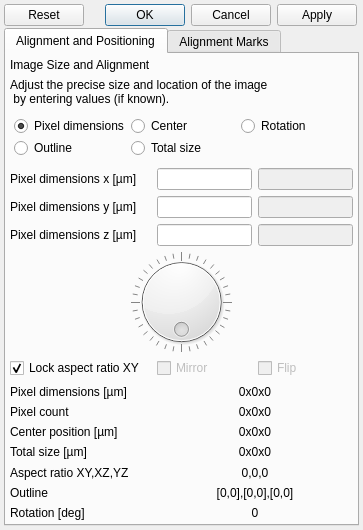
<?xml version="1.0" encoding="UTF-8"?>
<ui version="4.0">
 <class>util_geometry</class>
 <widget class="QDialog" name="util_geometry">
  <property name="geometry">
   <rect>
    <x>0</x>
    <y>0</y>
    <width>363</width>
    <height>529</height>
   </rect>
  </property>
  <property name="windowTitle">
   <string>Position and size</string>
  </property>
  <layout class="QGridLayout" name="gridLayout">
   <property name="margin">
    <number>4</number>
   </property>
   <property name="spacing">
    <number>2</number>
   </property>
   <item row="0" column="0">
    <widget class="QDialogButtonBox" name="buttonBox_aspect">
     <property name="orientation">
      <enum>Qt::Horizontal</enum>
     </property>
     <property name="standardButtons">
      <set>QDialogButtonBox::Apply|QDialogButtonBox::Cancel|QDialogButtonBox::Ok|QDialogButtonBox::Reset</set>
     </property>
    </widget>
   </item>
   <item row="4" column="0" colspan="2">
    <widget class="QTabWidget" name="tabWidget">
     <property name="enabled">
      <bool>true</bool>
     </property>
     <property name="currentIndex">
      <number>0</number>
     </property>
     <widget class="QWidget" name="tab">
      <attribute name="title">
       <string>Alignment and Positioning</string>
      </attribute>
      <layout class="QGridLayout" name="gridLayout_2">
       <property name="margin">
        <number>4</number>
       </property>
       <property name="spacing">
        <number>6</number>
       </property>
       <item row="2" column="0" colspan="3">
        <layout class="QGridLayout" name="gridLayout_4">
         <property name="margin">
          <number>4</number>
         </property>
         <property name="spacing">
          <number>2</number>
         </property>
         <item row="1" column="0">
          <widget class="QRadioButton" name="rb_outline">
           <property name="text">
            <string>Outline</string>
           </property>
           <property name="checked">
            <bool>false</bool>
           </property>
          </widget>
         </item>
         <item row="1" column="1">
          <widget class="QRadioButton" name="rb_totdim">
           <property name="text">
            <string>Total size</string>
           </property>
          </widget>
         </item>
         <item row="0" column="0">
          <widget class="QRadioButton" name="rb_pixdim">
           <property name="text">
            <string>Pixel dimensions</string>
           </property>
           <property name="checked">
            <bool>true</bool>
           </property>
          </widget>
         </item>
         <item row="0" column="1">
          <widget class="QRadioButton" name="rb_center">
           <property name="text">
            <string>Center</string>
           </property>
          </widget>
         </item>
         <item row="0" column="2">
          <widget class="QRadioButton" name="rb_rotation">
           <property name="text">
            <string>Rotation</string>
           </property>
          </widget>
         </item>
        </layout>
       </item>
       <item row="1" column="0" colspan="3">
        <widget class="QLabel" name="label_9">
         <property name="text">
          <string>Adjust the precise size and location of the image
 by entering values (if known).</string>
         </property>
        </widget>
       </item>
       <item row="0" column="0">
        <widget class="QLabel" name="label_8">
         <property name="text">
          <string>Image Size and Alignment</string>
         </property>
        </widget>
       </item>
       <item row="7" column="1">
        <widget class="QCheckBox" name="cb_mirror">
         <property name="enabled">
          <bool>false</bool>
         </property>
         <property name="text">
          <string>Mirror</string>
         </property>
        </widget>
       </item>
       <item row="14" column="1" colspan="2">
        <widget class="QLabel" name="lbl_rot">
         <property name="text">
          <string>0</string>
         </property>
         <property name="alignment">
          <set>Qt::AlignCenter</set>
         </property>
        </widget>
       </item>
       <item row="11" column="0">
        <widget class="QLabel" name="label_5">
         <property name="text">
          <string>Total size [µm]</string>
         </property>
        </widget>
       </item>
       <item row="14" column="0">
        <widget class="QLabel" name="label_3">
         <property name="text">
          <string>Rotation [deg]</string>
         </property>
        </widget>
       </item>
       <item row="5" column="2">
        <widget class="QLineEdit" name="ent_unitz">
         <property name="enabled">
          <bool>false</bool>
         </property>
        </widget>
       </item>
       <item row="5" column="0">
        <widget class="QLabel" name="lbl_box_z">
         <property name="text">
          <string>Pixel dimensions z [µm]</string>
         </property>
        </widget>
       </item>
       <item row="10" column="0">
        <widget class="QLabel" name="label_2">
         <property name="text">
          <string>Center position [µm]</string>
         </property>
        </widget>
       </item>
       <item row="12" column="1" colspan="2">
        <widget class="QLabel" name="lbl_aspect_ratio">
         <property name="text">
          <string>0,0,0</string>
         </property>
         <property name="alignment">
          <set>Qt::AlignCenter</set>
         </property>
        </widget>
       </item>
       <item row="4" column="0">
        <widget class="QLabel" name="lbl_box_y">
         <property name="text">
          <string>Pixel dimensions y [µm]</string>
         </property>
        </widget>
       </item>
       <item row="13" column="0">
        <widget class="QLabel" name="label_7">
         <property name="text">
          <string>Outline</string>
         </property>
        </widget>
       </item>
       <item row="10" column="1" colspan="2">
        <widget class="QLabel" name="lbl_center_pos">
         <property name="text">
          <string>0x0x0</string>
         </property>
         <property name="alignment">
          <set>Qt::AlignCenter</set>
         </property>
        </widget>
       </item>
       <item row="13" column="1" colspan="2">
        <widget class="QLabel" name="lbl_outline">
         <property name="text">
          <string>[0,0],[0,0],[0,0]</string>
         </property>
         <property name="alignment">
          <set>Qt::AlignCenter</set>
         </property>
        </widget>
       </item>
       <item row="9" column="0">
        <widget class="QLabel" name="label_4">
         <property name="text">
          <string>Pixel count</string>
         </property>
        </widget>
       </item>
       <item row="8" column="1" colspan="2">
        <widget class="QLabel" name="lbl_pixdim">
         <property name="text">
          <string>0x0x0</string>
         </property>
         <property name="alignment">
          <set>Qt::AlignCenter</set>
         </property>
        </widget>
       </item>
       <item row="9" column="1" colspan="2">
        <widget class="QLabel" name="lbl_pixcount">
         <property name="text">
          <string>0x0x0</string>
         </property>
         <property name="alignment">
          <set>Qt::AlignCenter</set>
         </property>
        </widget>
       </item>
       <item row="5" column="1">
        <widget class="QLineEdit" name="ent_dimz"/>
       </item>
       <item row="4" column="1">
        <widget class="QLineEdit" name="ent_dimy"/>
       </item>
       <item row="7" column="2">
        <widget class="QCheckBox" name="cb_flip">
         <property name="enabled">
          <bool>false</bool>
         </property>
         <property name="text">
          <string>Flip</string>
         </property>
        </widget>
       </item>
       <item row="11" column="1" colspan="2">
        <widget class="QLabel" name="lbl_totdim">
         <property name="text">
          <string>0x0x0</string>
         </property>
         <property name="alignment">
          <set>Qt::AlignCenter</set>
         </property>
        </widget>
       </item>
       <item row="4" column="2">
        <widget class="QLineEdit" name="ent_unity">
         <property name="enabled">
          <bool>false</bool>
         </property>
        </widget>
       </item>
       <item row="3" column="2">
        <widget class="QLineEdit" name="ent_unitx">
         <property name="enabled">
          <bool>false</bool>
         </property>
        </widget>
       </item>
       <item row="8" column="0">
        <widget class="QLabel" name="label_6">
         <property name="text">
          <string>Pixel dimensions [µm]</string>
         </property>
        </widget>
       </item>
       <item row="3" column="1">
        <widget class="QLineEdit" name="ent_dimx">
         <property name="inputMask">
          <string/>
         </property>
         <property name="maxLength">
          <number>32767</number>
         </property>
        </widget>
       </item>
       <item row="12" column="0">
        <widget class="QLabel" name="label">
         <property name="text">
          <string>Aspect ratio XY,XZ,YZ</string>
         </property>
        </widget>
       </item>
       <item row="3" column="0">
        <widget class="QLabel" name="lbl_box_x">
         <property name="text">
          <string>Pixel dimensions x [µm]</string>
         </property>
        </widget>
       </item>
       <item row="7" column="0">
        <widget class="QCheckBox" name="cb_aspect_ratio">
         <property name="text">
          <string>Lock aspect ratio XY</string>
         </property>
         <property name="checked">
          <bool>true</bool>
         </property>
        </widget>
       </item>
       <item row="6" column="0" colspan="3">
        <widget class="QDial" name="dial_rotation">
         <property name="minimumSize">
          <size>
           <width>100</width>
           <height>100</height>
          </size>
         </property>
         <property name="maximum">
          <number>360</number>
         </property>
         <property name="singleStep">
          <number>10</number>
         </property>
         <property name="pageStep">
          <number>45</number>
         </property>
         <property name="wrapping">
          <bool>true</bool>
         </property>
         <property name="notchesVisible">
          <bool>true</bool>
         </property>
        </widget>
       </item>
      </layout>
     </widget>
     <widget class="QWidget" name="tab_marks">
      <attribute name="title">
       <string>Alignment Marks</string>
      </attribute>
      <layout class="QGridLayout" name="gridLayout_3">
       <property name="margin">
        <number>4</number>
       </property>
       <property name="spacing">
        <number>2</number>
       </property>
       <item row="0" column="0">
        <widget class="QLabel" name="lbl_alignment">
         <property name="text">
          <string>Placed Alignment Marks</string>
         </property>
        </widget>
       </item>
       <item row="1" column="0">
        <widget class="QTableWidget" name="tbl_align">
         <property name="rowCount">
          <number>2</number>
         </property>
         <attribute name="horizontalHeaderCascadingSectionResizes">
          <bool>false</bool>
         </attribute>
         <attribute name="horizontalHeaderMinimumSectionSize">
          <number>300</number>
         </attribute>
         <attribute name="horizontalHeaderShowSortIndicator" stdset="0">
          <bool>false</bool>
         </attribute>
         <attribute name="horizontalHeaderStretchLastSection">
          <bool>true</bool>
         </attribute>
         <row/>
         <row/>
         <column>
          <property name="text">
           <string>Original Image Location [pix]</string>
          </property>
         </column>
         <column>
          <property name="text">
           <string>New Sample Position [mm]</string>
          </property>
         </column>
        </widget>
       </item>
      </layout>
     </widget>
    </widget>
   </item>
   <item row="5" column="0">
    <spacer name="verticalSpacer">
     <property name="orientation">
      <enum>Qt::Vertical</enum>
     </property>
     <property name="sizeHint" stdset="0">
      <size>
       <width>20</width>
       <height>40</height>
      </size>
     </property>
    </spacer>
   </item>
  </layout>
 </widget>
 <resources/>
 <connections/>
</ui>
